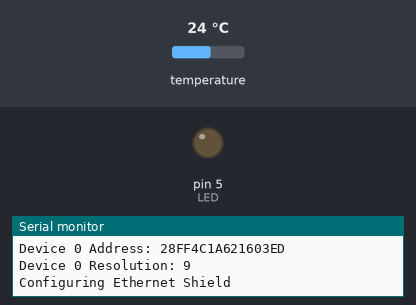
The sketch below on a simulated Arduino Uno, built for the host (arithmetic inside an expression is 32-bit, double 64-bit). Parts: output pins drawn as LEDs (lit = HIGH), the last lines printed to the serial monitor. The test bench sets the inputs (shaded band); at power-on: temperature 24 °C. WiFi joins after 1.5 s; servers stay silent unless stated.

Above: at 16.4 s.
At 30.41 s:
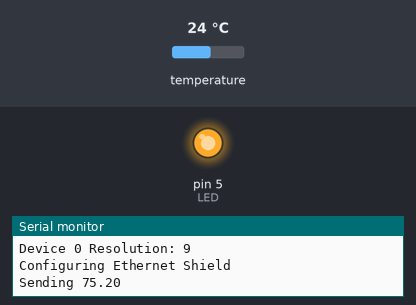
Timing chart, 0 to 43.2 s (numbered marks = the images above):
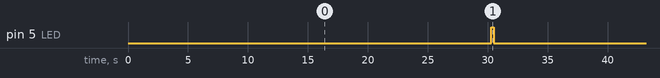

The sketch:

TempSensor.ino
```cpp
#include <OneWire.h>
#include <DallasTemperature.h>
#include <SPI.h>
#include <Ethernet.h>

// Data wire is plugged into port 2 on the Arduino
#define ONE_WIRE_BUS 2
#define LED 5

// Setup a oneWire instance to communicate with any OneWire devices (not just Maxim/Dallas temperature ICs)
OneWire oneWire(ONE_WIRE_BUS);

// Pass our oneWire reference to Dallas Temperature.
DallasTemperature sensors(&oneWire);

// arrays to hold device address
DeviceAddress insideThermometer;
// My MAC
byte mac[] = {
  0x90, 0xA2, 0xDA, 0x00, 0x9A, 0xE0};

// initialize the library instance:
EthernetClient client;

long lastConnectionTime = 0;        // last time you connected to the server, in milliseconds
const int postingInterval = 30000;  // update every 20s

void setup(void)
{
  pinMode(LED, OUTPUT);
  digitalWrite(LED, LOW);
  // start serial port
  Serial.begin(9600);

  Serial.println("Initializing DS1820");
  // locate devices on the bus
  Serial.print("Locating devices...");
  sensors.begin();
  Serial.print("Found ");
  Serial.print(sensors.getDeviceCount(), DEC);
  Serial.println(" devices.");

  // report parasite power requirements
  Serial.print("Parasite power is: ");
  if (sensors.isParasitePowerMode()) Serial.println("ON");
  else Serial.println("OFF");

  if (!sensors.getAddress(insideThermometer, 0)) Serial.println("Unable to find address for Device 0");

  // show the addresses we found on the bus
  Serial.print("Device 0 Address: ");
  printAddress(insideThermometer);
  Serial.println();

  // set the resolution to 9 bit (Each Dallas/Maxim device is capable of several different resolutions)
  sensors.setResolution(insideThermometer, 9);

  Serial.print("Device 0 Resolution: ");
  Serial.print(sensors.getResolution(insideThermometer), DEC);
  Serial.println();

  Serial.println("Configuring Ethernet Shield");
    if (Ethernet.begin(mac) == 0) {
    Serial.println("Failed to configure Ethernet using DHCP");
    // no point in carrying on, so do nothing forevermore:
    for(;;)
      ;
  }
  // give the Ethernet shield a second to initialize:
  delay(1000);
}

void loop(void)
{
  // call sensors.requestTemperatures() to issue a global temperature
  // request to all devices on the bus
  sensors.requestTemperatures(); // Send the command to get temperatures
  delay(1000);

  float tempF = sensors.getTempF(insideThermometer);
  // Connect after a given # of seconds
  if (millis() - lastConnectionTime > postingInterval) {
    digitalWrite(LED, HIGH);
    sendData(tempF);
    digitalWrite(LED, LOW);
  }
}

// this method makes a HTTP connection to the server:
void sendData(float thisData) {
  // if there's a successful connection:
  Serial.print("Sending ");
  Serial.println(thisData);
  if (client.connect("api.pachube.com", 80)) {
    char buffer[10]; // 10 bytes should be ok
    Serial.println("connecting to pachube...");
    // send the HTTP PUT request.
    // fill in your feed address here:
    client.print("PUT /v2/feeds/48299/datastreams/T HTTP/1.1\n");
    client.print("Host: api.pachube.com\n");
    client.print("X-PachubeApiKey: PIygqqUiPASLLqufNNnsLmBiZ12SAKw1Vys3THpLUmZNWT0g\n");

    client.print("Content-Length: ");

    client.println(6, DEC);

    // last pieces of the HTTP PUT request:
    client.print("Content-Type: text/csv\n");
    client.println("Connection: close\n");

    // here's the actual content of the PUT request:
    client.println(thisData,DEC);

    // note the time that the connection was made:
    lastConnectionTime = millis();
    Serial.println("disconnecting.");
    client.stop();
  }
  else {
    // if you couldn't make a connection:
    Serial.println("connection failed");
  }
}


// This method calculates the number of digits in the
// sensor reading.  Since each digit of the ASCII decimal
// representation is a byte, the number of digits equals
// the number of bytes:

int getLength(int someValue) {
  // there's at least one byte:
  int digits = 1;
  // continually divide the value by ten,
  // adding one to the digit count for each
  // time you divide, until you're at 0:
  int dividend = someValue /10;
  while (dividend > 0) {
    dividend = dividend /10;
    digits++;
  }
  // return the number of digits:
  return digits;
}
// function to print a device address
void printAddress(DeviceAddress deviceAddress)
{
  for (uint8_t i = 0; i < 8; i++)
  {
    if (deviceAddress[i] < 16) Serial.print("0");
    Serial.print(deviceAddress[i], HEX);
  }
}
```

Measured:
- by itself, pin 5 (LED): alternates HIGH for 0.20 s and LOW for 31.0 s
